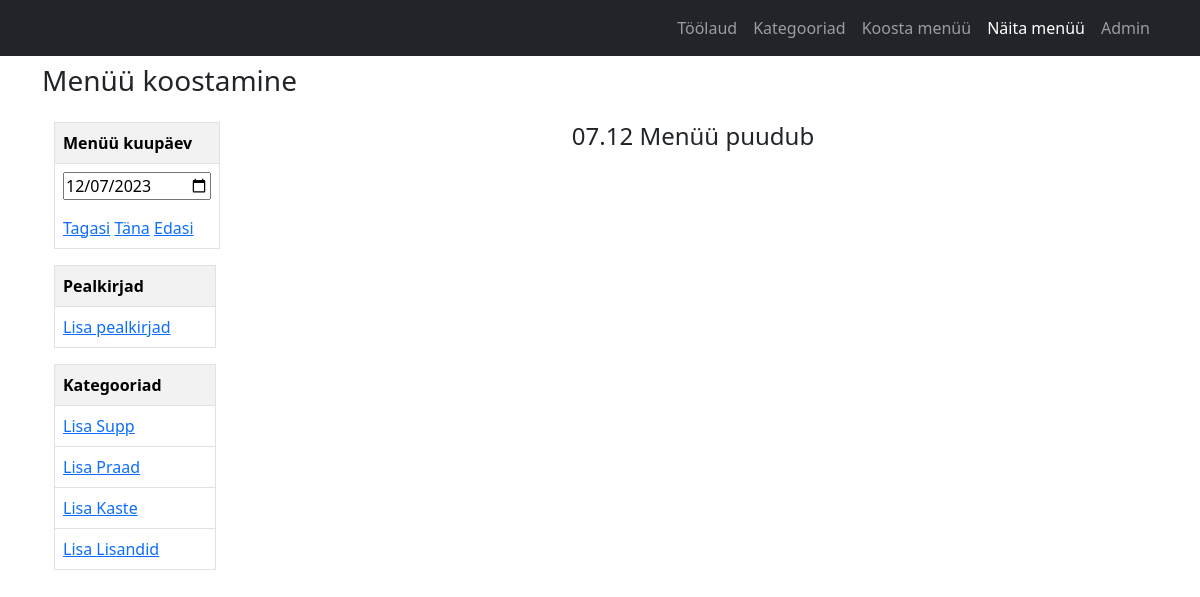
Page /bistrooapp_admin/menuu_list/ on the committed database.
### bistrooapp_admin/models.py (models this page shows, shortened)
class Category(models.Model):
    category_name = models.CharField(max_length=100, unique=True)
    category_sort_id = models.PositiveIntegerField()
    class Meta: # on Country alam klass
        ordering = ["category_sort_id"]  # sorteerib tabeli
        verbose_name_plural = "categori_names" # et nätaks mitmuses

### bistrooapp_admin/views.py (the view)
# urls.py: path("menuu_list/", views.menuu_list, name="menuu_list"),
def menuu_list(request):
    categories = Category.objects.all()
    if request.method == "POST":
        valitud_kp = request.POST.get("valitud_kp")
        request.session['menu_date'] = valitud_kp # kirjutab kuupäeva mällu
    elif request.session.get("menu_date"):  # kui kuupäev olemas mälus siis vali see
        valitud_kp = request.session.get('menu_date')
    else:  # muul juhul on tänane kuupäev
        valitud_kp = datetime.today()
        request.session['menu_date'] = valitud_kp.strftime("%Y-%m-%d")  # kirjutab kuupäeva mällu
    request.session.set_expiry(timedelta(hours=2))
    q_result_menuu = Menuu.objects.filter(menu_date=valitud_kp)
    q_result_theme = Theme.objects.filter(menu_date=valitud_kp)
    print("Q_RESULT_MENUU ", q_result_menuu)  # testimiseks
    print("Q_RESULT_THEME ", q_result_theme)  # testimiseks
    theme_id = None
    if q_result_theme.exists():  # võta pealkirja id, vajalik CRUD linkidele
        theme_id = q_result_theme.first().id
    if isinstance(valitud_kp, str):  # kui on POST siis on str type
        kp_obj = datetime.strptime(valitud_kp, "%Y-%m-%d")
        formatted_date = kp_obj.strftime("%d.%m")
        default_date = kp_obj.strftime("%Y-%m-%d") #  "%Y-%m-%d"
    else:
        formatted_date = valitud_kp.strftime("%d.%m")
        default_date = valitud_kp.strftime("%Y-%m-%d") # "%Y-%m-%d"
    datePicker = CurrentDate(initial={"valitud_kp": default_date})  # määrab vaikimisi värtuse
    context = {
        'categories': categories,
        'menuu_items': q_result_menuu,
        'themes': q_result_theme,
        'datePicker': datePicker, # form'i nimetus määratud, form loodud forms.py
        'formatted_date':  formatted_date,
        'theme_id': theme_id
    }
    return render(request, 'bistrooapp_admin/menuu_list.html', context)

### bistrooapp_admin/forms.py
class CurrentDate(forms.Form):
    valitud_kp = forms.DateField(widget=DateInput, input_formats=['%d.%m.%Y'], label="")

### bistrooapp_admin/templates/bistrooapp_admin/menuu_list.html (shortened to what this page needs)
{% extends "base_admin.html" %}
{% block content %}
    {% load my_template_tag %}
    <div class="mt-2">
        <h3>Menüü koostamine</h3>
    </div>
    <div class="container mt-4">
        <div class="row">
            <div class="col-md-2">
            <table class="table table-bordered">
                <thead>
                    <tr>
                        <td class="head_text">Menüü kuupäev</td>
                    </tr>
                </thead>
                <tbody>
                    <tr>
                        <td>
                            <form action="" method="post" id="kuupaevaForm">
                                    {{ datePicker.as_p }}
                            </form>
                            <a href="{% url "bistrooapp_admin:move_back" %}">Tagasi</a>
                            <a href="{% url "bistrooapp_admin:today" %}">Täna</a>
                            <a href="{% url "bistrooapp_admin:move_forward" %}">Edasi</a>
                        </td>
                    </tr>
                </tbody>
            </table>
                <table class="table table-bordered">
                    <thead>
                    <tr>
                        <td class="head_text">Pealkirjad</td>
                    </tr>
                    </thead>
                    <tbody>
                        <tr>
                        <td>
                                <a href="{% url 'bistrooapp_admin:add_theme' %}">Lisa pealkirjad</a>
                        </td>
                        </tr>
                    </tbody>
                </table>
                <table class="table table-bordered">
                    <thead>
                    <tr>
                        <td class="head_text">Kategooriad</td>
                    </tr>
                    </thead>
                    <tbody>
                    {% for category in categories %}
                        <tr>
                        <td>
                                <a href="{% url 'bistrooapp_admin:add_subline' category=category.category_name %}">Lisa {{ category.category_name }} </a>
                        </td>
                        </tr>
                    {% endfor %}
                    </tbody>
                </table>
            </div>
            <div class="col-md-10">
                {% if menuu_items or themes %}
                    <div style="text-align: center">
                    <h4>{{ formatted_date }} Menüü</h4>
                    </div>
                    <div style="text-align: center">
                    <table class="table table-bordered">
                        <tr>
                        {% if themes.0.theme %}
                            <td>
                                {{ themes.0.theme }}
                            </td>
                            <td rowspan="2">
                                <a href="{% url "bistrooapp_admin:update_theme" theme_id=theme_id %}">Muuda</a>
                                <a href="{% url "bistrooapp_admin:delete_theme" theme_id=theme_id %}" class="text-danger">Kustuta</a>
                            </td>
                        {% else %}
                            <td>
                            Teemapäev puudub
                            </td>
                            <td></td>
                        {% endif %}
                        </tr>
                        <tr>
                        {% if themes.0.recommenders %}
                            <td>
                                {{ themes.0.recommenders }}
                            </td>
                        {% else %}
                            <td>
                            Soovitajad puuduvad
                            </td>
                            <td></td>
                        {% endif %}
                        </tr>
                        <tr>
                        {% if themes.0.author %}
                            <td>
                                {{ themes.0.author }}
                            </td>
                            <td>
                                <a href="{% url "bistrooapp_admin:update_theme" theme_id=theme_id %}">Muuda</a>
                                <a href="{% url "bistrooapp_admin:delete_author" theme_id=theme_id %}" class="text-danger">Kustuta</a>
                            </td>
                        {% else %}
                            <td>
                            Autorid puuduvad
                            </td>
                        {% endif %}
                        </tr>
                    </table>
                    </div>
                    <table class="table table-bordered">
                        {% setval "False" as isBreak %}
                        {% for category in categories %}
                            {% for menuu_item in menuu_items %}
                                {% if isBreak == "True" %}
                                {% else %}
                                    {% if category.category_name == menuu_item.category_name.category_name %}
                                        <thead>
                                        <tr>
                                            <td class="head_text">{{ category.category_name }}</td>
                                            <td class="head_text">Hind</td>
                                            <td class="head_text"></td>
                                        </tr>
                                        </thead>
                                        <tbody>
                                        {% for menuu_item in menuu_items %}
                                            {% if menuu_item.category_name.category_name == category.category_name %}
                                                <tr>
                                                    <td>{{ menuu_item.description }}</td>
                                                    {% if menuu_item.price_full and menuu_item.price_half == None %}
                                                        <td>{{ menuu_item.price_full }}</td>
                                                    {% elif menuu_item.price_full == 0 and menuu_item.price_half == 0 %}
                                                        <td>Prae hinnas</td>
                                                    {% else %}
                                                        <td>{{ menuu_item.price_full }}
                                                            / {{ menuu_item.price_half }}</td>
                                                    {% endif %}
                                                    <td>
                                                        <a href="{% url "bistrooapp_admin:update_subline" line_id=menuu_item.id %}">Muuda</a>
                                                        <a href="{% url "bistrooapp_admin:delete_subline" line_id=menuu_item.id %}" class="text-danger">Kustuta</a>
                                                    </td>
                                                </tr>
                                            {% endif %}
                                        {% endfor %}
                                        </tbody>
                                        {% setval "True" as isBreak %}
                                    {% endif %}
                                {% endif %}
                            {% endfor %}
                            {% setval "False" as isBreak %}
                        {% endfor %}
                    </table>
                {% else %}
                    <div style="text-align: center">
                        <h4 class="head_text">{{ formatted_date }} Menüü puudub</h4>
                    </div>
                {% endif %}
            </div>
        </div>
    </div>
{% endblock %}

### static/css/styles.css (style rules this page uses)
td.head_text { background-color: #f2f2f2; font-weight: bold; font-size: medium; }

### rows in the picture
Category: category_name "Supp"
Category: category_name "Praad"
Category: category_name "Kaste"
Category: category_name "Lisandid"
